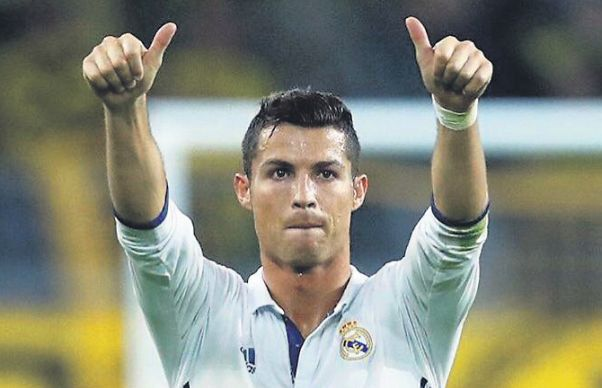
#> input picture Licenta/1.jpg, 602 x 388 px
$ python Licenta.py   (older library calls are emulated)
#> lines starting #> are read from the running program, lines starting #| are printed output that depends on the picture
# [96 lines of commented-out code are left out]


import numpy as np
import cv2
from cv2 import ml
import matplotlib.pyplot as plt

img1 = cv2.imread('1.jpg',0)
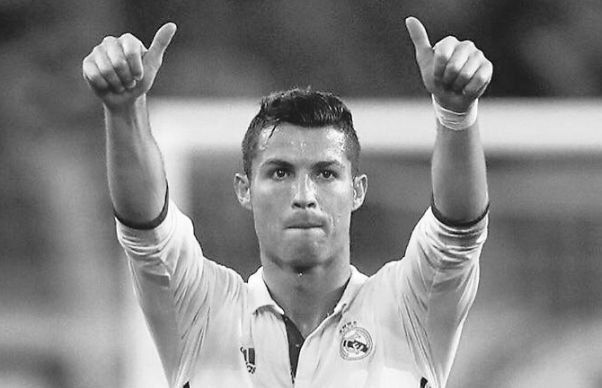
#> img1: shape (388, 602); min 3, max 255, mean 132.3
img2 = cv2.imread('1.jpg',0)

orb = cv2.ORB_create()

kp1, des1 = orb.detectAndCompute(img1,None)
#> kp1 = 500 keypoints; strongest (x, y, size): (349, 343, 37.2), (354, 344, 31), (349, 345, 31), (349, 342, 31)
kp2, des2 = orb.detectAndCompute(img2,None)
#> kp2 has the same summary as kp1


bf = cv2.BFMatcher(cv2.NORM_HAMMING, crossCheck=True)

svm=ml.SVM_create()


matches = bf.match(des1,des2)
#> matches = 500 matches

matches = sorted(matches, key = lambda x:x.distance)

img3 = cv2.drawMatches(img1,kp1,img2,kp2,matches[:10],None, flags=2)
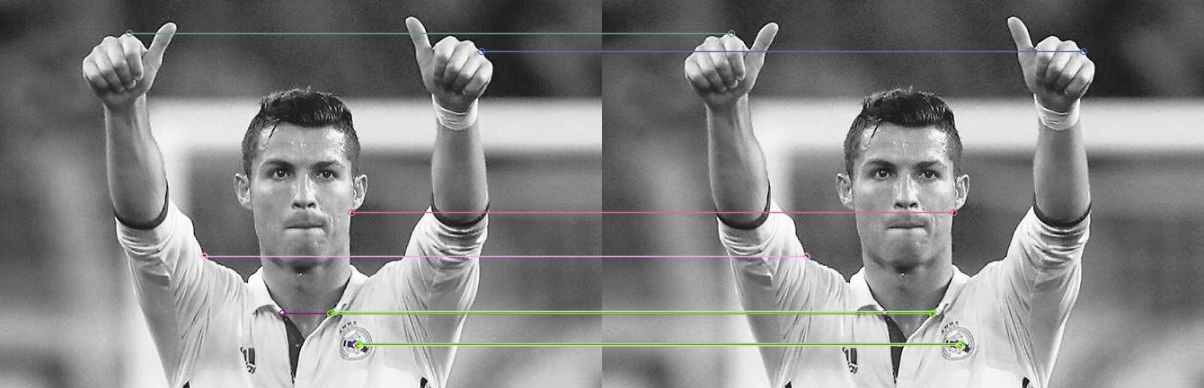
#> img3: shape (388, 1204, 3); mean of channels 0, 1, 2 132.3, 132.8, 132.7; drawn as B, G, R
plt.imshow(img3)
plt.show()

$ run again, with Licenta/2.jpg copied over Licenta/1.jpg
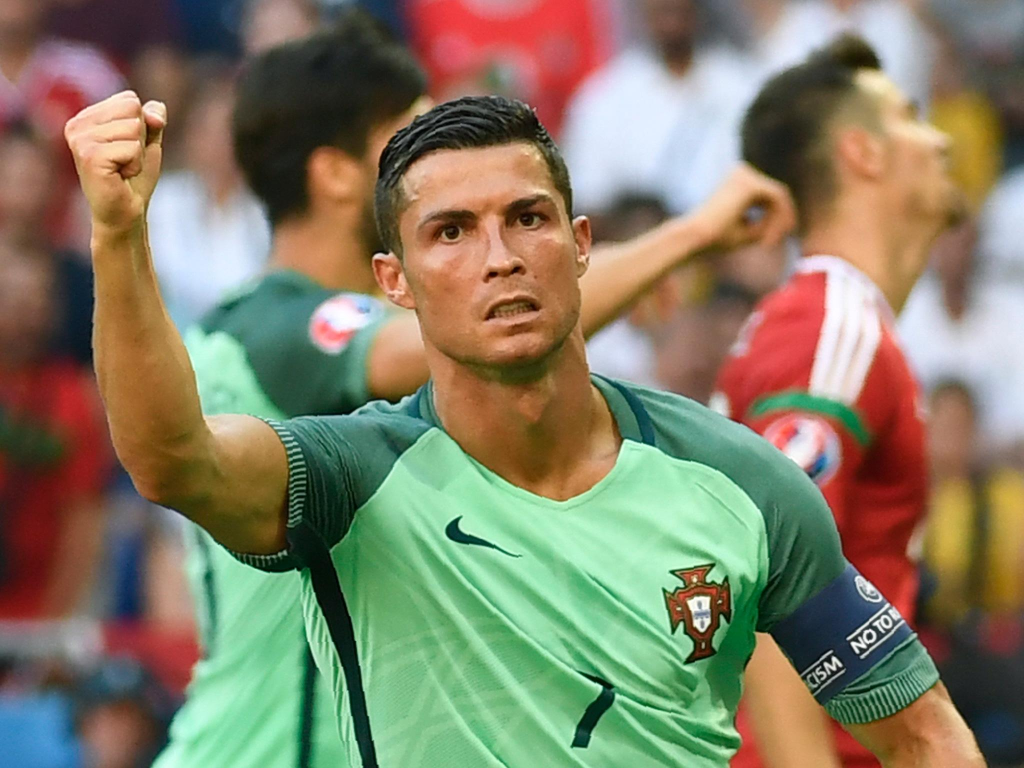
#> input picture Licenta/2.jpg, 2048 x 1536 px (shown at 1/2 size)
#> `img1 = cv2.imread('1.jpg',0)`:
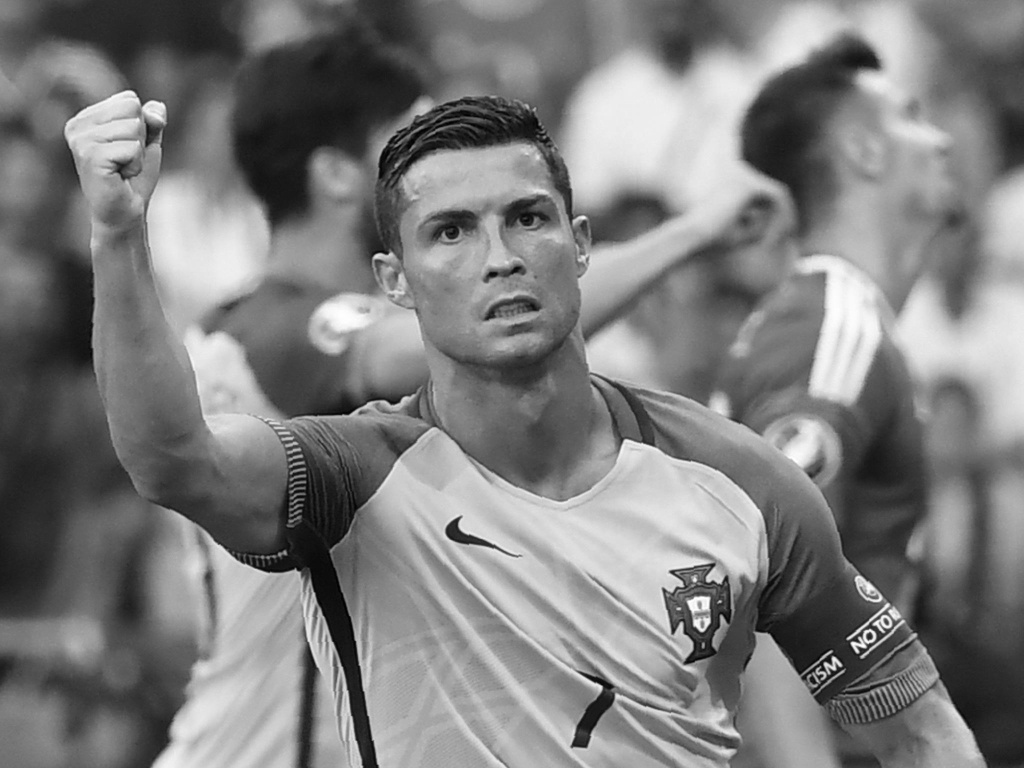
#> img1: shape (1536, 2048) (shown at 1/2 size); min 0, max 255, mean 125.4
#> kp1 = 500 keypoints; strongest (x, y, size): (1737, 1274, 77.1), (1738, 1272, 92.6), (1740, 1267, 64.3), (1735, 1260, 92.6)
#> kp2 has the same summary as kp1
#> matches = 500 matches
#> `img3 = cv2.drawMatches(img1,kp1,img2,kp2,matches[:10],None, flags=2)`:
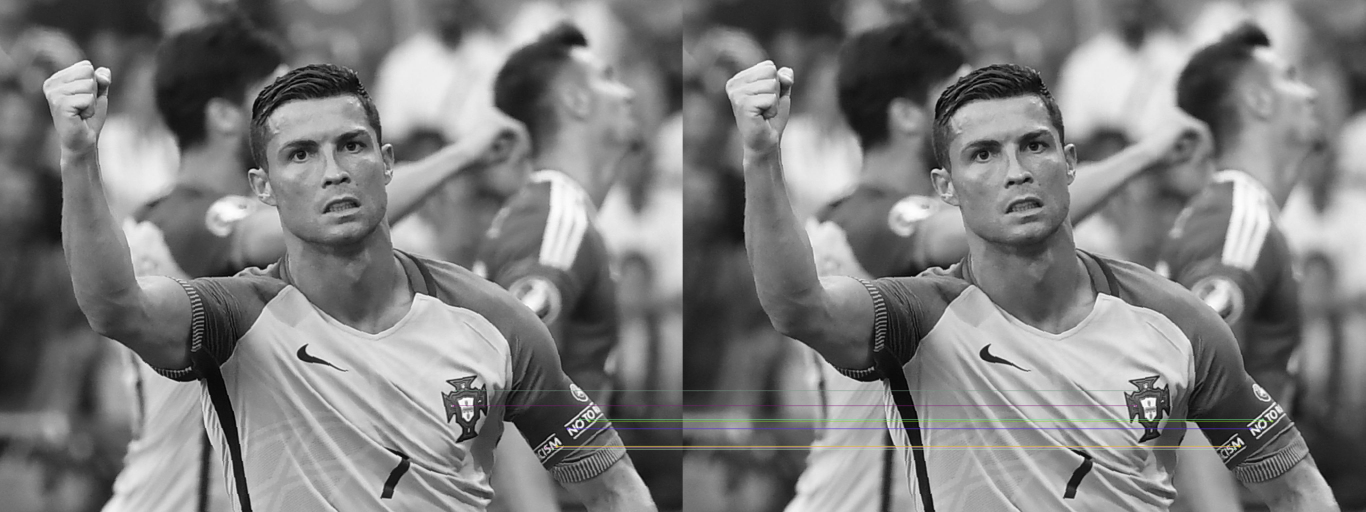
#> img3: shape (1536, 4096, 3) (shown at 1/3 size); mean of channels 0, 1, 2 125.5, 125.5, 125.5; drawn as B, G, R
